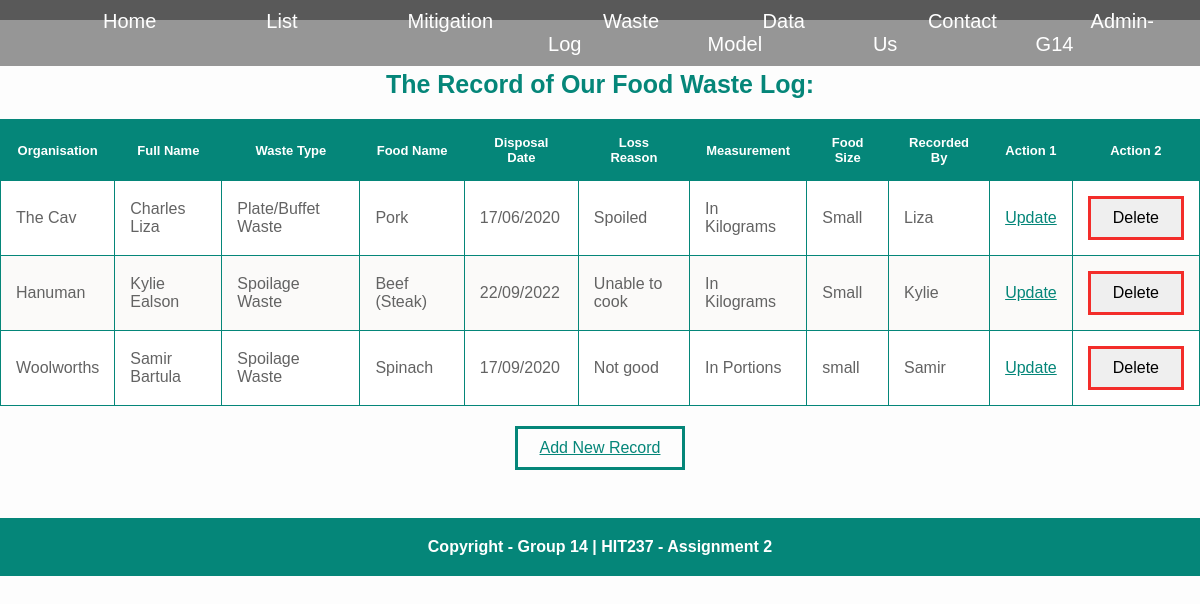
Page /wastelog/list/ on the earlier database version.
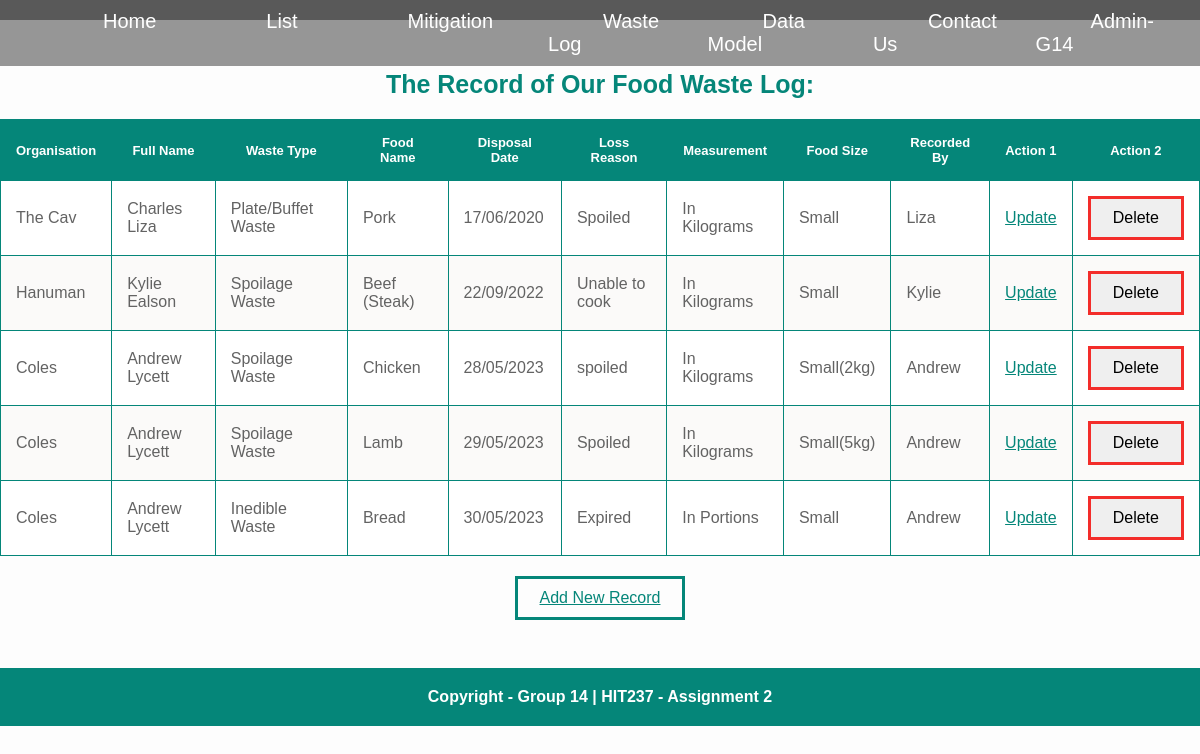
Same page on the later database version.
### group14_app/models.py (models this page shows)
class WasteLog(models.Model):
    organisation = models.CharField(max_length=30)
    fullname = models.CharField(max_length=500)
    wastetype = models.ForeignKey(WasteType, on_delete=models.CASCADE)
    foodname = models.CharField(max_length=30)
    date = models.CharField(max_length=30)
    reason = models.CharField(max_length=100)
    measurement = models.ForeignKey(Measurement, on_delete=models.CASCADE)
    foodsize = models.CharField(max_length=10)
    recorded = models.CharField(max_length=100)

class WasteType(models.Model):
    title = models.CharField(max_length=50)
    def __str__(self):
        return self.title

class Measurement(models.Model):
    title = models.CharField(max_length=50)
    def __str__(self):
        return self.title

### group14_app/views.py (the view)
# urls.py: path('wastelog/list/', views.log_list, name='loglist'),
def log_list(request):
    context = {"log_list":WasteLog.objects.all()}
    return render(request, 'group14_app/log_list.html', context)

### group14_app/templates/group14_app/log_list.html (shortened to what this page needs)
{% extends "group14_app/app_base.html" %}
{% block content %}
<main>
    <div class="container1">
        <h3>The Record of Our Food Waste Log:</h3>
        <table>
            <thead>
                <tr>
                    <th>Organisation</th>
                    <th>Full Name</th>
                    <th>Waste Type</th>
                    <th>Food Name</th>
                    <th>Disposal Date</th>
                    <th>Loss Reason</th>
                    <th>Measurement</th>
                    <th>Food Size</th>
                    <th>Recorded By</th>
                    <th>Action 1</th>
                    <th>Action 2</th>
                </tr>
            </thead>
            <tbody>
                {% for log in log_list %}
                <tr>
                    <td>{{log.organisation}}</td>
                    <td>{{log.fullname}}</td>
                    <td>{{log.wastetype}}</td>
                    <td>{{log.foodname}}</td>
                    <td>{{log.date}}</td>
                    <td>{{log.reason}}</td>
                    <td>{{log.measurement}}</td>
                    <td>{{log.foodsize}}</td>
                    <td>{{log.recorded}}</td>
                    <td> <a href="{% url 'logupdate' log.id %}">Update</a></td>
                    <td>
                        <form action="{% url 'logdelete' log.id %}" method="post">
                            <button type="submit" class="button3">Delete</button>
                        </form>
                    </td>
                </tr>
                {% endfor %}
            </tbody>
        </table>
    </div>
    <button type="submit" class="button1"> <a href="{% url 'logform' %}">Add New Record</a></button>
</main>
{% endblock content %}

### group14_app/templates/group14_app/app_base.html (shortened to what this page needs)
{% load static %}
<html>
<head>
    <link rel="stylesheet" href="{% static 'style.css'%}">
</head>
<body>
    <nav>
        {% block nav %}
        {% include 'group14_app/nav.html' %}
        {% endblock nav %}
    </nav>
    <main>
        {% block content %}{% endblock content%}
    </main>
    <footer>
        {% block footer %}
        {% include 'group14_app/footer.html' %}
        {% endblock footer %}
    </footer>
</body>
</html>

### group14_app/templates/group14_app/nav.html
<nav>
    <div class="menu">
        <ul>
            <li><a href={% url 'homepage' %}>Home</a></li>
            <li><a href={% url 'list' %}>List</a></li>
            <li><a href={% url 'mitigation' %}>Mitigation</a></li>
            <li><a href={% url 'logform' %}>Waste Log</a></li>
            <li><a href={% url 'data_model' %}>Data Model</a></li>
            <li><a href={% url 'contact' %}>Contact Us</a></li>
            <li><a href={% url 'admin-home' %}>Admin-G14</a></li>
        </ul>
    </div>
</nav>

### group14_app/templates/group14_app/footer.html
<div class="end">
    <h4>Copyright - Group 14 | HIT237 - Assignment 2</h4>
</div>

### group14_app/static/style.css (style rules this page uses)
* { margin: 0; padding: 0; box-sizing: border-box; font-family: 'Poppins', sans-serif; }
body { background: rgba(249, 249, 249, 0.316); min-height: 100vh; }
nav { z-index: 999; position: fixed; top: 0; left: 0; width: 100%; display: flex; justify-content: space-between; align-items: center; padding: 10px 0px; transition: 0.3s; justify-content: center; align-items: center; background: rgba(0, 0, 0, 0.408); }
nav .menu { margin-left: 4%; position: relative; display: flex; }
.menu ul { display: flex; list-style: none; }
nav .menu li a { font-size: 20px; text-decoration: none; margin: 0 50px; padding: 0px 5px; color: white; cursor: pointer; border-radius: 20px; transition: 0.3s; transition-property: color, background; }
main { text-align: center; }
table { border-collapse: collapse; font-family: Tahoma, Geneva, sans-serif; margin-left: auto; margin-right: auto; }
table th { padding: 15px; }
table td { padding: 15px; }
table thead th { background-color: rgb(5, 134, 121); color: #ffffff; font-weight: bold; font-size: 13px; border: 1px solid rgb(5, 134, 121); }
table tbody td { color: #636363; border: 1px solid rgb(5, 134, 121); }
table tbody tr { background-color: #fbfaf9; }
table tbody tr:nth-child(odd) { background-color: #ffffff; }
h3 { color: rgb(5, 134, 121); font-size: 25px; padding-bottom: 20px; }
a { color: rgb(5, 134, 121); }
.container1 { margin: 20px 0; }
.container1 h3 { padding-top: 50px; }
.button1 { background-color: #fdfdfd; border: none; padding: 10px 22px; text-align: center; text-decoration: none; display: inline-block; font-size: 16px; cursor: pointer; border: solid rgb(5, 134, 121); }
.button3 { border: none; padding: 10px 22px; text-align: center; text-decoration: none; display: inline-block; font-size: 16px; cursor: pointer; border: solid rgb(243, 45, 42); }
.end { margin-top: 4%; text-align: center; display: flex; justify-content: center; align-items: center; padding: 20px 0; background: rgb(5, 134, 121); }
.end h4 { color: white; }

Differences in the rows shown:
removed WasteLog: organisation "Woolworths", fullname "Samir Bartula", wastetype "Spoilage Waste", foodname "Spinach", date "17/09/2020", reason "Not good", measurement "In Portions", foodsize "small", recorded "Samir"
added WasteLog: organisation "Coles", fullname "Andrew Lycett", wastetype "Spoilage Waste", foodname "Chicken", date "28/05/2023", reason "spoiled", measurement "In Kilograms", foodsize "Small(2kg)", recorded "Andrew"
added WasteLog: organisation "Coles", fullname "Andrew Lycett", wastetype "Spoilage Waste", foodname "Lamb", date "29/05/2023", reason "Spoiled", measurement "In Kilograms", foodsize "Small(5kg)", recorded "Andrew"
added WasteLog: organisation "Coles", fullname "Andrew Lycett", wastetype "Inedible Waste", foodname "Bread", date "30/05/2023", reason "Expired", measurement "In Portions", foodsize "Small", recorded "Andrew"
